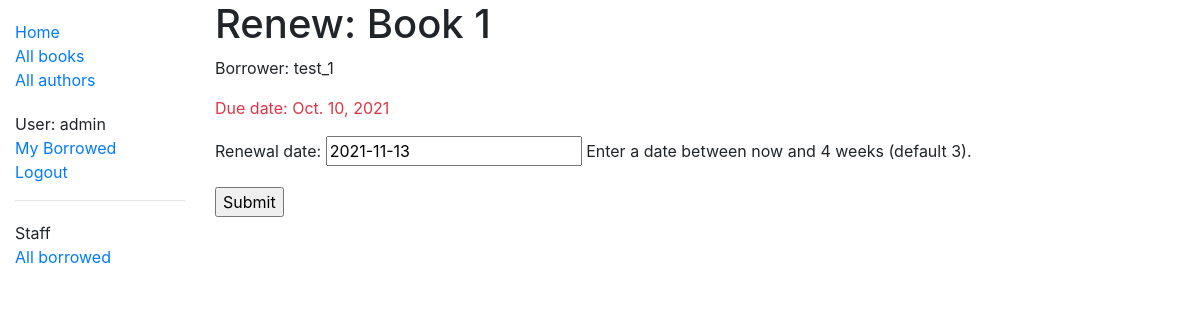
Screenshot of /catalog/book/0c904988-065b-47c2-8938-0c5a3d03b3d2/renew/ (signed in) with the database file from the repository.
### catalog/models.py (models this page shows, shortened)
class BookInstance(models.Model):
    id = models.UUIDField(primary_key=True, default=uuid.uuid4, help_text="Unique ID for this particular book across whole library")
    book = models.ForeignKey('Book', on_delete=models.SET_NULL, null=True, related_name='instances')
    imprint = models.CharField(max_length=200)
    due_back = models.DateField(null=True, blank=True)
    borrower = models.ForeignKey(User, on_delete=models.SET_NULL, null=True, blank=True)
    LOAN_STATUS = (
        ('m', 'Maintenance'),
        ('o', 'On loan'),
        ('a', 'Available'),
        ('r', 'Reserved'),
    )
    status = models.CharField(max_length=1, choices=LOAN_STATUS, blank=True, default='m', help_text='Book availability')
    @property
    def is_overdue(self):
        if self.due_back and date.today() > self.due_back:
            return True
        return False
    class Meta:
        ordering = ["due_back"]
        permissions = (("can_mark_returned", "Set book as returned"),)

class Book(models.Model):
    title = models.CharField(max_length=200)
    author = models.ForeignKey('Author', on_delete=models.SET_NULL, null=True, related_name='books')
    summary = models.TextField(max_length=1000, help_text="Enter a brief description of the book")
    isbn = models.CharField('ISBN', max_length=13, help_text='13 Character <a href="https://www.isbn-international.org/content/what-isbn">ISBN number</a>')
    genre = models.ManyToManyField(Genre, help_text="Select a genre for this book")
    language = models.ForeignKey('Language', on_delete=models.SET_NULL, null=True)
    def display_genre(self):
        return ', '.join([genre.name for genre in self.genre.all()[:3]])
    display_genre.short_description = 'Genre'
    class Meta:
        ordering = ['-id']

### catalog/views.py (the view)
# urls.py: path('book/<uuid:pk>/renew/', views.renew_book_librarian, name='renew-book-librarian'),
@permission_required('catalog.can_mark_returned')
def renew_book_librarian(request, pk):
    book_inst = get_object_or_404(BookInstance, pk=pk)
    if request.method == 'POST':
        form = RenewBookForm(request.POST)
        if form.is_valid():
            book_inst.due_back = form.cleaned_data['renewal_date']
            book_inst.save()
            return HttpResponseRedirect(reverse('all-borrowed'))
    else:
        proposed_renewal_date = datetime.date.today() + datetime.timedelta(weeks=3)
        form = RenewBookForm(initial={'renewal_date': proposed_renewal_date,})
    return render(request, 'catalog/book_renew_librarian.html', {'form': form, 'bookinst': book_inst})

### catalog/forms.py (shortened to what this page needs)
class RenewBookForm(forms.Form):
    renewal_date = forms.DateField(help_text="Enter a date between now and 4 weeks (default 3).")

### catalog/templates/catalog/book_renew_librarian.html (shortened to what this page needs)
{% extends "base_generic.html" %}
{% block content %}
    <h1>Renew: {{bookinst.book.title}}</h1>
    <p>Borrower: {{bookinst.borrower}}</p>
    <p{% if bookinst.is_overdue %} class="text-danger"{% endif %}>Due date: {{bookinst.due_back}}</p>
    <form action="" method="post">
        <table>
        {{ form.as_p }}
        </table>
        <input type="submit" value="Submit" />
    </form>
{% endblock %}

### catalog/templates/base_generic.html (shortened to what this page needs)
<!DOCTYPE html>
<html lang="en">
<head>
  <link rel="stylesheet" href="https://cdn.jsdelivr.net/npm/bootstrap@4.5.3/dist/css/bootstrap.min.css">
  {% load static %}
  <link rel="stylesheet" href="{% static 'css/styles.css' %}">
</head>
<body>
<div class="container-fluid">
<div class="row">
  <div class="col-sm-2">
  {% block sidebar %}
  <ul class="sidebar-nav">
    <li><a href="{% url 'index' %}">Home</a></li>
    <li><a href="{% url 'books' %}">All books</a></li>
    <li><a href="{% url 'authors' %}">All authors</a></li>
  </ul>
  <ul class="sidebar-nav">
   {% if user.is_authenticated %}
     <li>User: {{ user.get_username }}</li>
     <li><a href="{% url 'my-borrowed' %}">My Borrowed</a></li>
     <li><a href="{% url 'logout'%}?next={{request.path}}">Logout</a></li>
   {% else %}
     <li><a href="{% url 'login'%}?next={{request.path}}">Login</a></li>
   {% endif %}
  </ul>
   {% if user.is_staff %}
   <hr />
   <ul class="sidebar-nav">
   <li>Staff</li>
   {% if perms.catalog.can_mark_returned %}
   <li><a href="{% url 'all-borrowed' %}">All borrowed</a></li>
   {% endif %}
   </ul>
    {% endif %}
{% endblock %}
  </div>
  <div class="col-sm-10 ">
  {% block content %}{% endblock %}
  </div>
</div>
</div>
</body>
</html>

### catalog/static/css/styles.css (style rules this page uses)
.sidebar-nav { margin-top: 20px; padding: 0; list-style: none; }

### rows the page displays
BookInstance: book "Book 1", borrower "test_1", due_back "Oct. 10, 2021"

### other values shown
{{ user.get_username }} "admin"
